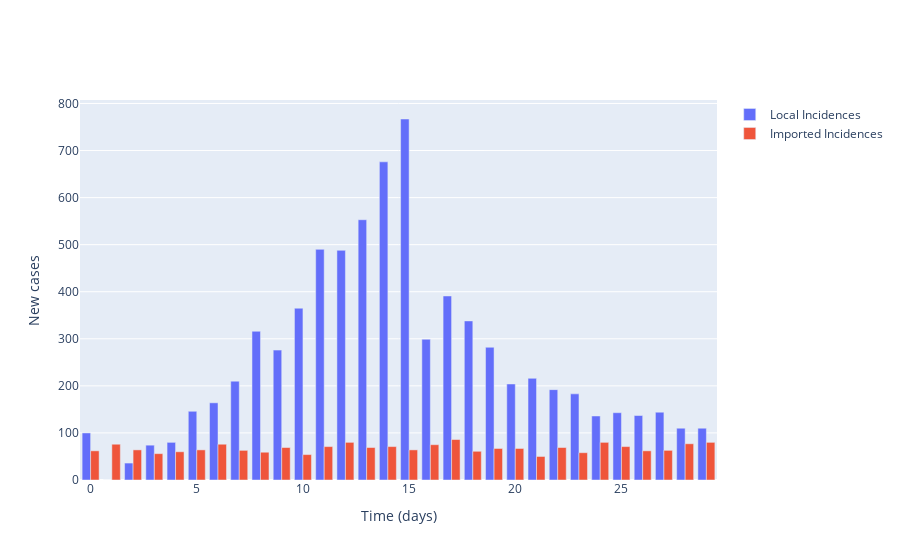

The code cell stored with this chart in its notebook:
### Markdown cell above
## Plot local incidence numbers and imported cases

### Code cell
# Plot (bar chart cases each day)
fig = go.Figure()

# Plot of incidences
fig.add_trace(
    go.Bar(
        x=times,
        y=locally_infected_cases,
        name='Local Incidences'
    )
)

fig.add_trace(
    go.Bar(
        x=times,
        y=imported_cases,
        name='Imported Incidences'
    )
)

# Add axis labels
fig.update_layout(
    xaxis_title='Time (days)',
    yaxis_title='New cases'
)

fig.show()

### Figure 1 — Plotly figure (JSON) as saved in the notebook; plotly's stock layout.template omitted (floating-point values rounded to 4 significant figures)
{"data": [{"name": "Local Incidences", "type": "bar", "x": [0, 1, 2, 3, 4, 5, 6, 7, 8, 9, 10, 11, 12, 13, 14, 15, 16, 17, 18, 19, 20, 21, 22, 23, 24, 25, 26, 27, 28, 29], "y": [100, 0, 36, 74, 80, 146, 164, 210, 316, 276, 365, 490, 488, 553, 676, 767, 299, 391, 338, 282, 204, 216, 192, 183, 136, 143, 137, 144, 110, 110]}, {"name": "Imported Incidences", "type": "bar", "x": [0, 1, 2, 3, 4, 5, 6, 7, 8, 9, 10, 11, 12, 13, 14, 15, 16, 17, 18, 19, 20, 21, 22, 23, 24, 25, 26, 27, 28, 29], "y": [62, 76, 64, 56, 60, 64, 76, 63, 59, 69, 54, 71, 80, 69, 71, 64, 75, 86, 61, 67, 67, 50, 69, 58, 80, 71, 62, 63, 77, 80]}], "layout": {"xaxis": {"title": {"text": "Time (days)"}}, "yaxis": {"title": {"text": "New cases"}}}}
